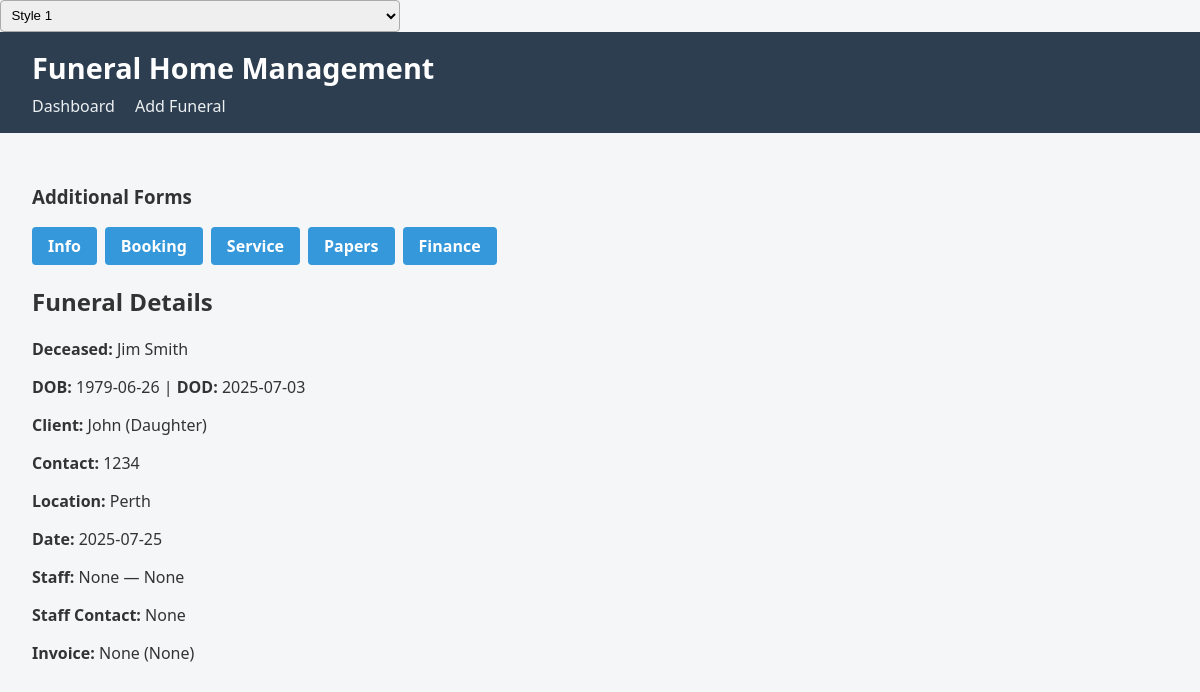
/funeral/1, run on the app's committed database.
### tables this page shows
CREATE TABLE Deceased (
    DeceasedId INTEGER PRIMARY KEY AUTOINCREMENT,
    FirstName TEXT NOT NULL,
    LastName TEXT NOT NULL,
    DateOfBirth TEXT,
    DateOfDeath TEXT,
    ClientId INTEGER,
    FOREIGN KEY (ClientId) REFERENCES Client(ClientId)
);

CREATE TABLE Client (
    ClientId INTEGER PRIMARY KEY AUTOINCREMENT,
    Name TEXT NOT NULL,
    Contact TEXT,
    RelationToDeceased TEXT
);

CREATE TABLE Funeral (
    FuneralId INTEGER PRIMARY KEY AUTOINCREMENT,
    ClientId INTEGER,
    DeceasedId INTEGER,
    Location TEXT,
    Date TEXT,
    StaffId INTEGER,
    InvoiceId INTEGER,
    FOREIGN KEY (ClientId) REFERENCES Client(ClientId),
    FOREIGN KEY (DeceasedId) REFERENCES Deceased(DeceasedId),
    FOREIGN KEY (StaffId) REFERENCES Staff(StaffId),
    FOREIGN KEY (InvoiceId) REFERENCES Invoice(InvoiceId)
);

### app.py (the view)
@app.route("/funeral/<int:id>")
def funeral_detail(id):
    db = get_db()
    data = db.execute("""
        SELECT
            Funeral.FuneralId,
            Funeral.Location,
            Funeral.Date AS FuneralDate,
            Client.Name AS ClientName,
            Client.Contact AS ClientContact,
            Client.RelationToDeceased,
            Deceased.FirstName || ' ' || Deceased.LastName AS DeceasedName,
            Deceased.DateOfBirth,
            Deceased.DateOfDeath,
            Staff.Name AS StaffName,
            Staff.Contact AS StaffContact,
            Staff.JobTitle,
            Invoice.Details AS InvoiceDetails,
            Invoice.Status AS InvoiceStatus
        FROM Funeral
        LEFT JOIN Client ON Funeral.ClientId = Client.ClientId
        LEFT JOIN Deceased ON Funeral.DeceasedId = Deceased.DeceasedId
        LEFT JOIN Staff ON Funeral.StaffId = Staff.StaffId
        LEFT JOIN Invoice ON Funeral.InvoiceId = Invoice.InvoiceId
        WHERE Funeral.FuneralId = ?
    """, (id,)).fetchone()
    if not data:
        return "Record not found", 404
    return render_template("funeral_detail.html", data=data)

### app.py (called while the page is built)
def get_db():
    conn = sqlite3.connect("funeralhome.db")
    conn.row_factory = sqlite3.Row
    return conn

### templates/funeral_detail.html
{% extends "base.html" %}
{% block content %}
<h3>Additional Forms</h3>
<div class="form-tabs">
    <a class="form-tab" href="{{ url_for('form_info', funeral_id=data.FuneralId) }}">Info</a>
    <a class="form-tab" href="{{ url_for('form_booking', funeral_id=data.FuneralId) }}">Booking</a>
    <a class="form-tab" href="{{ url_for('form_service', funeral_id=data.FuneralId) }}">Service</a>
    <a class="form-tab" href="{{ url_for('form_papers', funeral_id=data.FuneralId) }}">Papers</a>
    <a class="form-tab" href="{{ url_for('form_finances', funeral_id=data.FuneralId) }}">Finance</a>
</div>
<h2>Funeral Details</h2>
<p><strong>Deceased:</strong> {{ data.DeceasedName }}</p>
<p><strong>DOB:</strong> {{ data.DateOfBirth }} | <strong>DOD:</strong> {{ data.DateOfDeath }}</p>
<p><strong>Client:</strong> {{ data.ClientName }} ({{ data.RelationToDeceased }})</p>
<p><strong>Contact:</strong> {{ data.ClientContact }}</p>
<p><strong>Location:</strong> {{ data.Location }}</p>
<p><strong>Date:</strong> {{ data.FuneralDate }}</p>
<p><strong>Staff:</strong> {{ data.StaffName }} — {{ data.JobTitle }}</p>
<p><strong>Staff Contact:</strong> {{ data.StaffContact }}</p>
<p><strong>Invoice:</strong> {{ data.InvoiceDetails }} ({{ data.InvoiceStatus }})</p>
{% endblock %}

### templates/base.html (shortened to what this page needs)
<!DOCTYPE html>
<html lang="en">
<head>
    <link id="themeStylesheet" rel="stylesheet" href="{{ url_for('static', filename='css/style.css') }}">
</head>
<body>
    <select id="themeSelector">
        <option value="style1">Style 1</option>
    </select>
    <header>
        <h1>Funeral Home Management</h1>
        <nav>
            <a href="{{ url_for('index') }}">Dashboard</a>
            <a href="{{ url_for('add_funeral_record') }}">Add Funeral</a>
        </nav>
    </header>
    <main>
        {% block content %}{% endblock %}
    </main>
</body>
</html>

### static/css/style.css (style rules this page uses)
body { font-family: "Segoe UI", Tahoma, Geneva, Verdana, sans-serif; background-color: #f5f6f8; color: #333; margin: 0; padding: 0; }
header { background-color: #2c3e50; color: #fff; padding: 1rem 2rem; }
header h1 { margin: 0; font-size: 1.8rem; }
nav { margin-top: 0.5rem; }
nav a { color: #ecf0f1; text-decoration: none; margin-right: 1rem; font-weight: 500; }
main { padding: 2rem; }
input[type="text"], input[type="date"], select { padding: 0.4rem; width: 100%; max-width: 400px; border: 1px solid #aaa; border-radius: 4px; box-sizing: border-box; }
.form-tabs { margin: 1rem 0; display: flex; flex-wrap: wrap; gap: 0.5rem; }
.form-tab { display: inline-block; padding: 0.5rem 1rem; background-color: #3498db; color: white; border-radius: 4px; text-decoration: none; font-weight: bold; transition: background-color 0.2s ease; }

### data on the page
Deceased: DateOfBirth "1979-06-26", DateOfDeath "2025-07-03"
Client: ClientName "John", RelationToDeceased "Daughter", ClientContact "1234"
Funeral: Location "Perth", FuneralDate "2025-07-25"

### other printed values
{{ data.DeceasedName }} "Jim Smith"
{{ data.StaffName }} "None"
{{ data.JobTitle }} "None"
{{ data.StaffContact }} "None"
{{ data.InvoiceDetails }} "None"
{{ data.InvoiceStatus }} "None"
